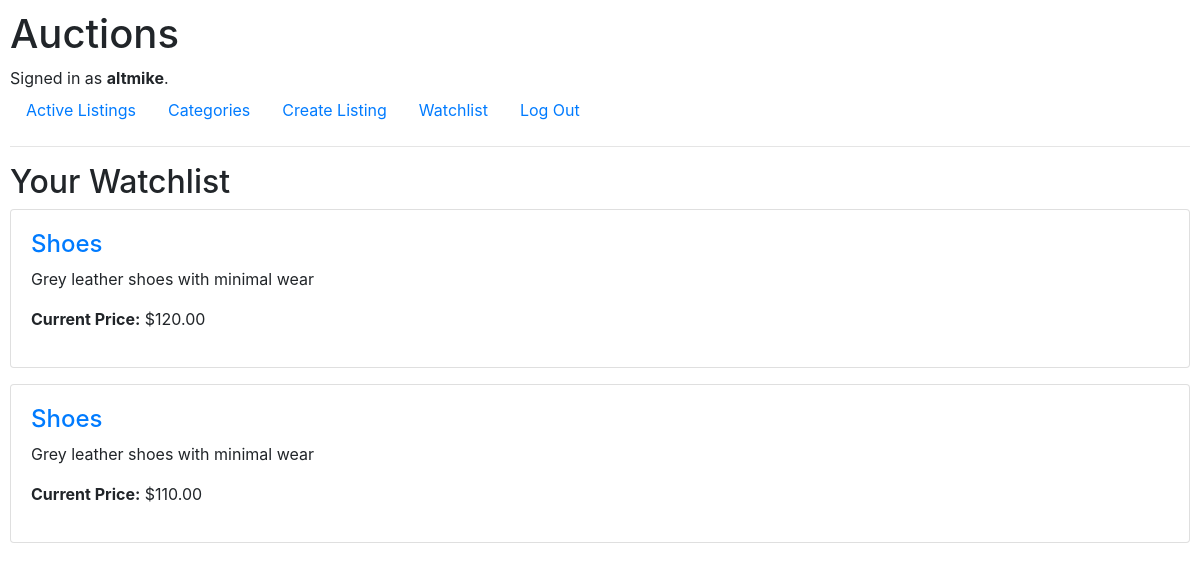
/watchlist/ (signed in), run on the app's committed database.
### auctions/models.py (models this page shows, shortened)
class User(AbstractUser):
    watchlist = models.ManyToManyField("Listing", blank=True, related_name="watched_by")

class Listing(models.Model):
    title = models.CharField(max_length=64)
    description = models.TextField()
    starting_bid = models.DecimalField(max_digits=10, decimal_places=2)
    image_url = models.URLField(blank=True, null=True)
    category = models.ForeignKey(Category, on_delete=models.SET_NULL, null=True, blank=True, related_name="listings")
    owner = models.ForeignKey(User, on_delete=models.CASCADE, related_name="owned_listings")
    active = models.BooleanField(default=True)
    winner = models.ForeignKey(User, null=True, blank=True, on_delete=models.SET_NULL, related_name="won_listings")

class Bid(models.Model):
    listing = models.ForeignKey(Listing, on_delete=models.CASCADE, related_name="bids")
    bidder = models.ForeignKey(User, on_delete=models.CASCADE)
    amount = models.DecimalField(max_digits=10, decimal_places=2)
    time = models.DateTimeField(auto_now_add=True)

### auctions/views.py (the view)
# urls.py: path("watchlist/", views.watchlist, name="watchlist"),
@login_required
def watchlist(request):
    return render(request, "auctions/watchlist.html", {
        "listings": request.user.watchlist.all()
    })

### auctions/templates/auctions/watchlist.html
{% extends "auctions/layout.html" %}
{% block body %}
    <h2>Your Watchlist</h2>
    {% for listing in listings %}
        <div class="card mb-3">
            <div class="card-body">
                <h4><a href="{% url 'listing' listing.id %}">{{ listing.title }}</a></h4>
                <p>{{ listing.description }}</p>
                <p>
                    <strong>Current Price:</strong>
                    {% if listing.bids.last %}
                        ${{ listing.bids.last.amount }}
                    {% else %}
                        ${{ listing.starting_bid }}
                    {% endif %}
                </p>
            </div>
        </div>
    {% empty %}
        <p>You haven't added any items to your watchlist.</p>
    {% endfor %}
{% endblock %}

### auctions/templates/auctions/layout.html (shortened to what this page needs)
{% load static %}
<!DOCTYPE html>
<html lang="en">
    <head>
        <link rel="stylesheet" href="https://stackpath.bootstrapcdn.com/bootstrap/4.4.1/css/bootstrap.min.css">
        <link href="{% static 'auctions/styles.css' %}" rel="stylesheet">
    </head>
    <body>
        <h1>Auctions</h1>
        <div>
            {% if user.is_authenticated %}
                Signed in as <strong>{{ user.username }}</strong>.
            {% else %}
                Not signed in.
            {% endif %}
        </div>
        <ul class="nav">
            <li class="nav-item">
                <a class="nav-link" href="{% url 'index' %}">Active Listings</a>
            </li>
            {% if user.is_authenticated %}
                <li class="nav-item">
                    <a class="nav-link" href="{% url 'categories' %}">Categories</a>
                </li>
                <li class="nav-item">
                    <a class="nav-link" href="{% url 'create' %}">Create Listing</a>
                </li>
                <li class="nav-item">
                    <a class="nav-link" href="{% url 'watchlist' %}">Watchlist</a>
                </li>
                <li class="nav-item">
                    <a class="nav-link" href="{% url 'logout' %}">Log Out</a>
                </li>
            {% endif %}
        </ul>
        <hr>
        {% block body %}
        {% endblock %}
    </body>
</html>

### auctions/static/auctions/styles.css (style rules this page uses)
body { padding: 10px; }

### data on the page
User: username "altmike"
Listing: title "Shoes", description "Grey leather shoes with minimal wear", bids.last.amount "120.00"
Listing: title "Shoes", description "Grey leather shoes with minimal wear", bids.last.amount "110.00"
